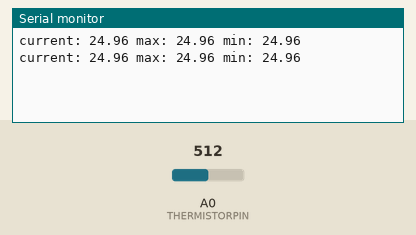
Recording of a sketch running on a simulated Arduino Uno, built with avr-gcc and run on an emulated ATmega328P. Parts: the last lines printed to the serial monitor. Inputs (shaded band) come from the test bench; at power-on: A0 (THERMISTORPIN) = 512.

Above: at 1.2 s.
1.3 s: A0 (THERMISTORPIN) set to 716
At 2.6 s:
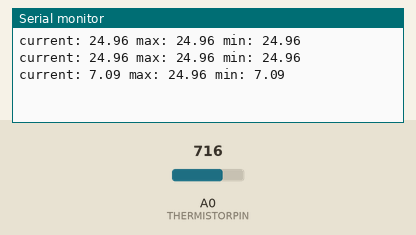
2.8 s: A0 (THERMISTORPIN) set to 900
At 3.7 s:
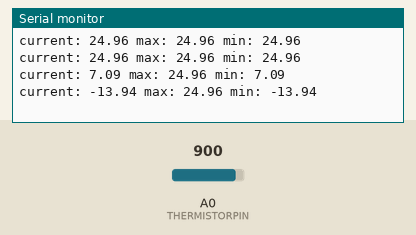
Timing chart, 0 to 5.8 s (numbered marks = the images above; inputs shaded):
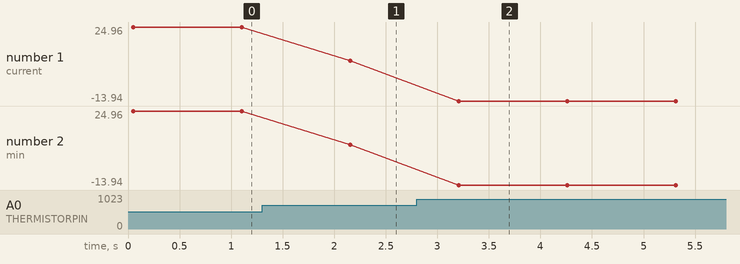

The sketch:

anatemp.ino
```cpp
// which analog pin to connect
#define THERMISTORPIN A0
// resistance at 25 degrees C
#define THERMISTORNOMINAL 10000
// temp. for nominal resistance (almost always 25 C)
#define TEMPERATURENOMINAL 25
// how many samples to take and average, more takes longer
// but is more 'smooth'
#define NUMSAMPLES 5
// The beta coefficient of the thermistor (usually 3000-4000)
#define BCOEFFICIENT 3950
// the value of the 'other' resistor
#define SERIESRESISTOR 10000

int samples[NUMSAMPLES];
float min, max;

void setup(void) {
  Serial.begin(9600);
  analogReference(EXTERNAL);
  min = 999;
  max = -999;
}

void loop(void) {
  uint8_t i;
  float average;
  float temp;

  // take N samples in a row, with a slight delay
  for (i=0; i< NUMSAMPLES; i++) {
   samples[i] = analogRead(THERMISTORPIN);
   delay(10);
  }

  // average all the samples out
  average = 0;
  for (i=0; i< NUMSAMPLES; i++) {
     average += samples[i];
  }
  average /= NUMSAMPLES;

//  Serial.print("Average analog reading ");
//  Serial.println(average);

  // convert the value to resistance
  average = 1023 / average - 1;
  average = SERIESRESISTOR / average;
//  Serial.print("Thermistor resistance ");
//  Serial.println(average);

  float steinhart;
  steinhart = average / THERMISTORNOMINAL;     // (R/Ro)
  steinhart = log(steinhart);                  // ln(R/Ro)
  steinhart /= BCOEFFICIENT;                   // 1/B * ln(R/Ro)
  steinhart += 1.0 / (TEMPERATURENOMINAL + 273.15); // + (1/To)
  steinhart = 1.0 / steinhart;                 // Invert
  steinhart -= 273.15;                         // convert to C

  temp = steinhart;

  if (temp < min) {
    min = temp;
  }
  if (temp > max) {
    max = temp;
  }

  Serial.print("current: ");
  Serial.print(temp);
  Serial.print(" max: ");
  Serial.print(max);
  Serial.print(" min: ");
  Serial.print(min);
  Serial.println("");

  delay(1000);
}
```

Measured:
- after the input at 1.3 s, the serial monitor: prints a new line after 0.86 s (image 1)
- after the input at 2.8 s, the serial monitor: prints a new line after 0.41 s (image 2)
- plotted number 1: 24.96 → 7.09 after the input at 1.3 s, 7.09 → -13.94 after the input at 2.8 s
- plotted number 2: 24.96 → 7.09 after the input at 1.3 s, 7.09 → -13.94 after the input at 2.8 s
